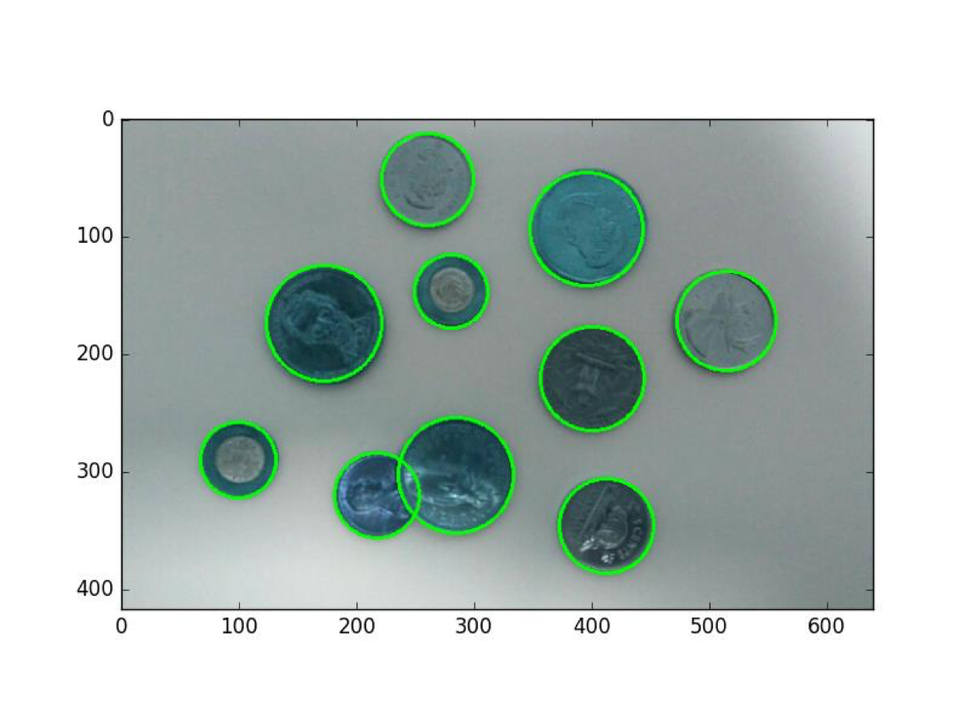
#> input picture images/result.png, 970 x 728 px, shrunk from 1250 x 938 before the run
$ python hough_transform.py images/result.png 1.0   (Python 2 division)
#> lines starting #> are read from the running program, lines starting #| are printed output that depends on the picture; after the words box and inside, x2 and y2 are one past the last pixel; in counts of white or black regions, pixels touching at a corner belong together
import numpy as np
import cv2
import matplotlib.pyplot as plt
import time
import sys
from config import *

def drawPixel(x, y, pixelData, width, height):
    if x < height and y < width:
        pixelData[x,y] += 1
    return pixelData


# [28 lines left out: functions paint_pixels, draw_circle, not called in this run]

def accumulator_data(x0, y0, radius, pixelData, width, height):
    ''' This is the implementation of Midpoint Circle Algorithm. Refer the report for more details. '''
    x = radius;
    y = 0;
    decisionOver2 = 1 - x;   # Decision criterion divided by 2 evaluated at x=r, y=0

    while x >= y:
        pixelData = drawPixel(x + x0, y + y0, pixelData, width, height)
        pixelData = drawPixel(y + x0, x + y0, pixelData, width, height)
        pixelData = drawPixel(-x + x0, y + y0, pixelData, width, height)
        pixelData = drawPixel(-y + x0, x + y0, pixelData, width, height)
        pixelData = drawPixel(-x + x0, -y + y0, pixelData, width, height)
        pixelData = drawPixel(-y + x0, -x + y0, pixelData, width, height)
        pixelData = drawPixel(x + x0, -y + y0, pixelData, width, height)
        pixelData = drawPixel(y + x0, -x + y0, pixelData, width, height)
        y+=1
        if decisionOver2 <= 0:
            decisionOver2 += 2 * y + 1; # Change in decision criterion for y -> y+1
        else:
            x-=1
            decisionOver2 += 2 * (y - x) + 1; # Change for y -> y+1, x -> x-1
    return pixelData

def get_edge_locations(edged_image):
    edges = np.where(edged_image==255)
    return edges

def get_max_possible_radius(edges, max_detection_radius):
    ''' Optimization technique to reduce the different radii to scan while generating accumulator array '''
    xmin = min(edges[0])
    xmax = max(edges[0])

    ymin = min(edges[1])
    ymax = max(edges[1])

    return min(min(xmax-xmin, ymax-ymin)/2,max_detection_radius)

def construct_accumulator_array(edges, width, height, max_radius):
    ''' Initialize an accumulator array and generate the accumulator array by using the detected edges '''
    acc_array = np.zeros(((height,width,max_radius)))
    for radius in range(5, max_radius):
        for i in xrange(0,len(edges[0])):
            x=edges[0][i]
            y=edges[1][i]
            acc_array[:,:,radius] = accumulator_data(x,y,radius, acc_array[:,:,radius], width, height)
    return acc_array

# [30 lines left out: function threshold_accumulator_plot_circles, not called in this run]

def main(filename, intensity_threshold, accumulator_kernel, gaussian_kernel, max_detection_radius, output_file):
    ''' Main function knitting all sub tasks of the hough circle algorithm'''
#> called with filename = 'images/result.png', intensity_threshold = 1, accumulator_kernel = 30, gaussian_kernel = 3, max_detection_radius = 100, output_file = 'result.jpg'
    original_image = cv2.imread(filename,1)
#> original_image is the input picture: shape (728, 970, 3); mean B, G, R 194.2, 197.7, 186.8
    gray_image = cv2.cvtColor(original_image, cv2.COLOR_BGR2GRAY)
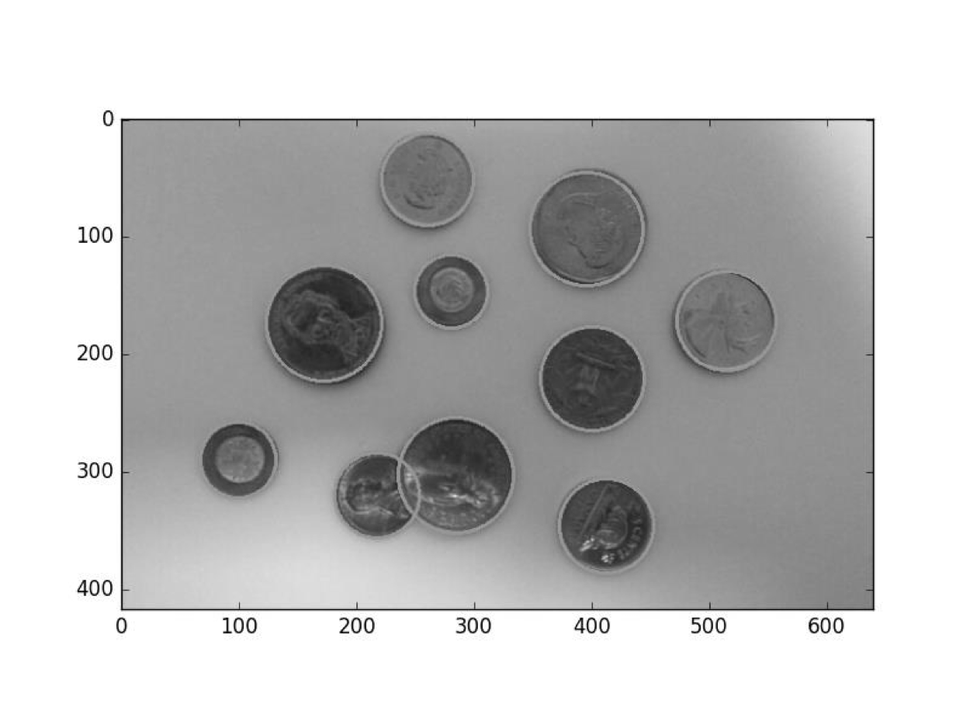
#> gray_image: shape (728, 970); min 0, max 255, mean 194

    output = original_image.copy()

    #Gaussian Blurring of Gray Image
    blur_image = cv2.GaussianBlur(gray_image,(gaussian_kernel,gaussian_kernel),0)
    #Using OpenCV Canny Edge detector to detect edges
    edged_image = cv2.Canny(blur_image,75,150)
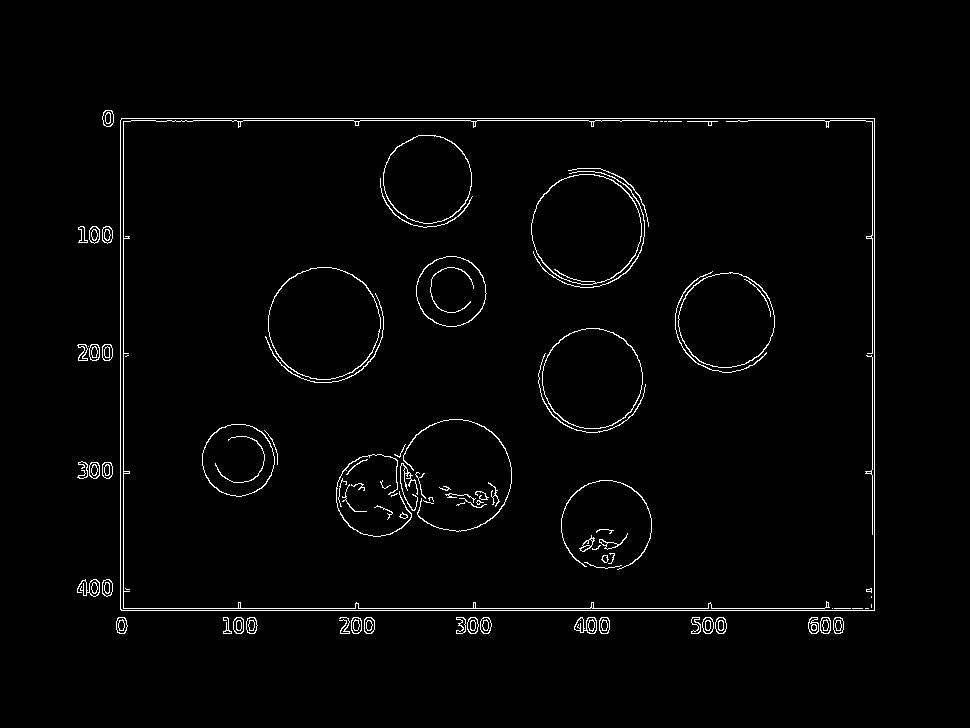
#> edged_image: shape (728, 970); 1.9% white in thin lines or dots, all inside (x1, y1, x2, y2) = (77, 110, 875, 634)
    height,width = edged_image.shape
#> height = 728; width = 970

    edges = get_edge_locations(edged_image)
#> in get_edge_locations, `edges = np.where(edged_image==255)`: edges = 13611 positions, rows 110 to 633, columns 77 to 874
    max_radius = get_max_possible_radius(edges, max_detection_radius)
#> in get_max_possible_radius, `xmin = min(edges[0])`: xmin = 110
#> in get_max_possible_radius, `xmax = max(edges[0])`: xmax = 633
#> in get_max_possible_radius, `ymin = min(edges[1])`: ymin = 77
#> in get_max_possible_radius, `ymax = max(edges[1])`: ymax = 874
#> max_radius = 100
    acc_array = construct_accumulator_array(edges, width, height, max_radius)
    output = threshold_accumulator_plot_circles(output, acc_array, max_radius, width, height, intensity_threshold, accumulator_kernel)
    cv2.imwrite(output_file,output)

if __name__ == "__main__":
    if len(sys.argv) < 3:
        print "Please provide appropriate parameters as follows: python hough_transform.py input_file_name center_threshold"
        sys.exit()

    input_file_name = str(sys.argv[1])
    intensity_threshold = float(sys.argv[2])
#> (the run stopped early here; a loop or call above may not have finished)
